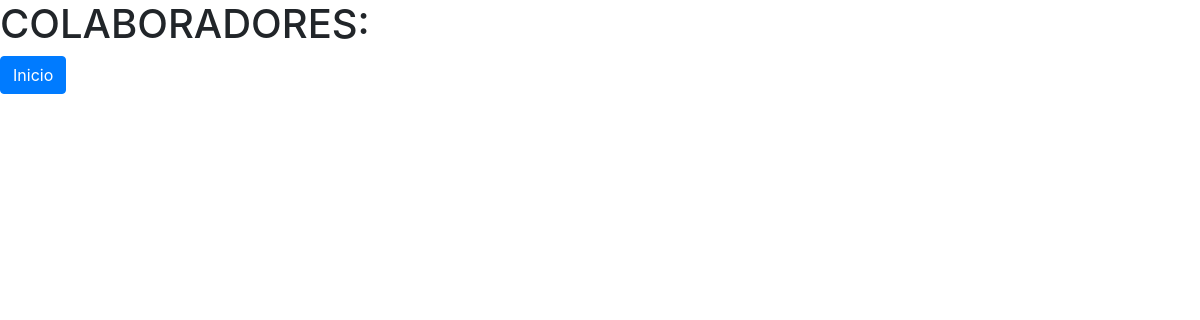
The app's page /colaboradores/, older data.
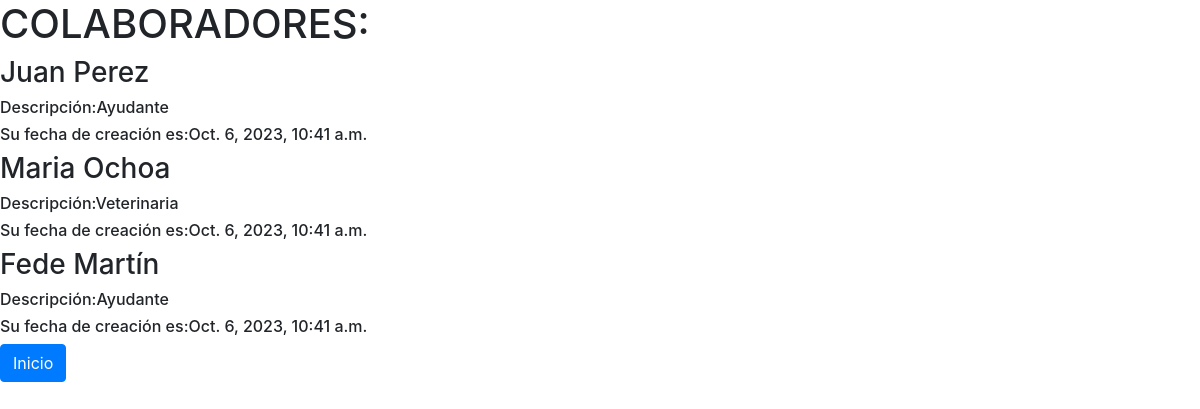
The same page, newer data.
### app_animales/models.py (models this page shows, shortened)
class Colaborador(models.Model):
    nombre = models.CharField(max_length=50)
    cargo = models.CharField(max_length=20)
    fecha_entrada_protectora = models.DateTimeField(default=timezone.now)

### app_animales/views.py (the view)
# urls.py: path('colaboradores/',views.colaborador_list, name='colaborador_list'),
def colaborador_list(request):
    colaboradores = Colaborador.objects.all()
    return render (request,'animales/colaborador_list.html',{'colaborador_mostrar':colaboradores})

### app_animales/templates/animales/colaborador_list.html (shortened to what this page needs)
<html>
    <head>
        <link rel="stylesheet" href="https://maxcdn.bootstrapcdn.com/bootstrap/4.5.2/css/bootstrap.min.css">
    </head>
    <body>
        <h1>COLABORADORES:</h1>
            {% for colaborador in colaborador_mostrar%}
                <article>
                    <h3>{{colaborador.nombre}}</h3>
                    <h6>Descripción:{{ colaborador.cargo}}</h6>
                    <h6>Su fecha de creación es:{{ colaborador.fecha_entrada_protectora}}</h6>
                </article>
            {% endfor %}
            <a href="/" class="btn btn-primary">Inicio</a>
        </body>
</html>

Row changes from the older to the newer data that the page shows:
added Colaborador: nombre "Juan Perez", cargo "Ayudante", fecha_entrada_protectora "Oct. 6, 2023, 10:41 a.m."
added Colaborador: nombre "Maria Ochoa", cargo "Veterinaria", fecha_entrada_protectora "Oct. 6, 2023, 10:41 a.m."
added Colaborador: nombre "Fede Martín", cargo "Ayudante", fecha_entrada_protectora "Oct. 6, 2023, 10:41 a.m."
